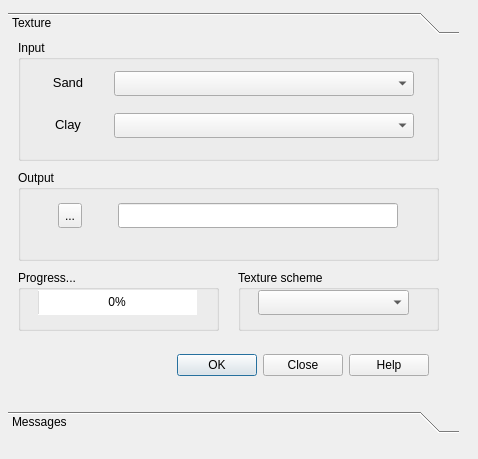
<?xml version="1.0" encoding="UTF-8"?>
<ui version="4.0">
 <class>SoilTexture</class>
 <widget class="QDialog" name="SoilTexture">
  <property name="geometry">
   <rect>
    <x>0</x>
    <y>0</y>
    <width>478</width>
    <height>459</height>
   </rect>
  </property>
  <property name="windowTitle">
   <string>SoilTexture</string>
  </property>
  <widget class="QToolBox" name="toolBox">
   <property name="geometry">
    <rect>
     <x>8</x>
     <y>12</y>
     <width>451</width>
     <height>421</height>
    </rect>
   </property>
   <property name="currentIndex">
    <number>0</number>
   </property>
   <widget class="QWidget" name="TexturePage">
    <property name="geometry">
     <rect>
      <x>0</x>
      <y>0</y>
      <width>451</width>
      <height>367</height>
     </rect>
    </property>
    <attribute name="label">
     <string>Texture</string>
    </attribute>
    <widget class="QGroupBox" name="groupBox_5">
     <property name="geometry">
      <rect>
       <x>230</x>
       <y>230</y>
       <width>201</width>
       <height>61</height>
      </rect>
     </property>
     <property name="title">
      <string>Texture scheme</string>
     </property>
     <widget class="QComboBox" name="cmbSchema">
      <property name="geometry">
       <rect>
        <x>20</x>
        <y>20</y>
        <width>151</width>
        <height>25</height>
       </rect>
      </property>
      <property name="minimumSize">
       <size>
        <width>0</width>
        <height>25</height>
       </size>
      </property>
      <property name="maximumSize">
       <size>
        <width>16777215</width>
        <height>25</height>
       </size>
      </property>
     </widget>
    </widget>
    <widget class="QGroupBox" name="groupBox">
     <property name="geometry">
      <rect>
       <x>10</x>
       <y>0</y>
       <width>421</width>
       <height>121</height>
      </rect>
     </property>
     <property name="title">
      <string>Input </string>
     </property>
     <widget class="QWidget" name="gridLayoutWidget_4">
      <property name="geometry">
       <rect>
        <x>10</x>
        <y>20</y>
        <width>401</width>
        <height>91</height>
       </rect>
      </property>
      <layout class="QGridLayout" name="gridLayout_3">
       <item row="1" column="0">
        <widget class="QLabel" name="lblClay">
         <property name="maximumSize">
          <size>
           <width>50</width>
           <height>20</height>
          </size>
         </property>
         <property name="text">
          <string>&lt;!DOCTYPE HTML PUBLIC &quot;-//W3C//DTD HTML 4.0//EN&quot; &quot;http://www.w3.org/TR/REC-html40/strict.dtd&quot;&gt;
&lt;html&gt;&lt;head&gt;&lt;meta name=&quot;qrichtext&quot; content=&quot;1&quot; /&gt;&lt;style type=&quot;text/css&quot;&gt;
p, li { white-space: pre-wrap; }
&lt;/style&gt;&lt;/head&gt;&lt;body style=&quot; font-family:'MS Shell Dlg 2'; font-size:8.25pt; font-weight:400; font-style:normal;&quot;&gt;
&lt;p align=&quot;center&quot; style=&quot; margin-top:0px; margin-bottom:0px; margin-left:0px; margin-right:0px; -qt-block-indent:0; text-indent:0px;&quot;&gt;&lt;span style=&quot; font-size:10pt;&quot;&gt;Clay&lt;/span&gt;&lt;/p&gt;&lt;/body&gt;&lt;/html&gt;</string>
         </property>
        </widget>
       </item>
       <item row="0" column="0">
        <widget class="QLabel" name="lblSand">
         <property name="maximumSize">
          <size>
           <width>50</width>
           <height>20</height>
          </size>
         </property>
         <property name="autoFillBackground">
          <bool>false</bool>
         </property>
         <property name="text">
          <string>&lt;!DOCTYPE HTML PUBLIC &quot;-//W3C//DTD HTML 4.0//EN&quot; &quot;http://www.w3.org/TR/REC-html40/strict.dtd&quot;&gt;
&lt;html&gt;&lt;head&gt;&lt;meta name=&quot;qrichtext&quot; content=&quot;1&quot; /&gt;&lt;style type=&quot;text/css&quot;&gt;
p, li { white-space: pre-wrap; }
&lt;/style&gt;&lt;/head&gt;&lt;body style=&quot; font-family:'MS Shell Dlg 2'; font-size:8.25pt; font-weight:400; font-style:normal;&quot;&gt;
&lt;p align=&quot;center&quot; style=&quot; margin-top:0px; margin-bottom:0px; margin-left:0px; margin-right:0px; -qt-block-indent:0; text-indent:0px;&quot;&gt;&lt;span style=&quot; font-size:10pt;&quot;&gt;Sand&lt;/span&gt;&lt;/p&gt;&lt;/body&gt;&lt;/html&gt;</string>
         </property>
         <property name="margin">
          <number>1</number>
         </property>
        </widget>
       </item>
       <item row="1" column="1">
        <widget class="QComboBox" name="cmbClay">
         <property name="minimumSize">
          <size>
           <width>280</width>
           <height>25</height>
          </size>
         </property>
         <property name="maximumSize">
          <size>
           <width>300</width>
           <height>25</height>
          </size>
         </property>
         <property name="layoutDirection">
          <enum>Qt::LeftToRight</enum>
         </property>
        </widget>
       </item>
       <item row="0" column="1">
        <widget class="QComboBox" name="cmbSand">
         <property name="minimumSize">
          <size>
           <width>280</width>
           <height>25</height>
          </size>
         </property>
         <property name="maximumSize">
          <size>
           <width>300</width>
           <height>25</height>
          </size>
         </property>
         <property name="layoutDirection">
          <enum>Qt::LeftToRight</enum>
         </property>
        </widget>
       </item>
      </layout>
     </widget>
    </widget>
    <widget class="QWidget" name="gridLayoutWidget">
     <property name="geometry">
      <rect>
       <x>20</x>
       <y>300</y>
       <width>401</width>
       <height>52</height>
      </rect>
     </property>
     <layout class="QGridLayout" name="gridLayout_5">
      <item row="0" column="1">
       <widget class="QDialogButtonBox" name="buttonBox">
        <property name="minimumSize">
         <size>
          <width>0</width>
          <height>25</height>
         </size>
        </property>
        <property name="maximumSize">
         <size>
          <width>16777215</width>
          <height>25</height>
         </size>
        </property>
        <property name="layoutDirection">
         <enum>Qt::LeftToRight</enum>
        </property>
        <property name="autoFillBackground">
         <bool>true</bool>
        </property>
        <property name="standardButtons">
         <set>QDialogButtonBox::Close|QDialogButtonBox::Ok</set>
        </property>
       </widget>
      </item>
      <item row="0" column="2">
       <widget class="QPushButton" name="btnHelp">
        <property name="text">
         <string>Help</string>
        </property>
       </widget>
      </item>
     </layout>
    </widget>
    <widget class="QGroupBox" name="groupBox_4">
     <property name="geometry">
      <rect>
       <x>10</x>
       <y>230</y>
       <width>201</width>
       <height>61</height>
      </rect>
     </property>
     <property name="styleSheet">
      <string notr="true">border-color: rgb(4, 4, 4);</string>
     </property>
     <property name="title">
      <string>Progress...</string>
     </property>
     <widget class="QProgressBar" name="progressBar">
      <property name="geometry">
       <rect>
        <x>20</x>
        <y>20</y>
        <width>159</width>
        <height>25</height>
       </rect>
      </property>
      <property name="value">
       <number>0</number>
      </property>
      <property name="alignment">
       <set>Qt::AlignCenter</set>
      </property>
     </widget>
    </widget>
    <widget class="QGroupBox" name="groupBox_2">
     <property name="geometry">
      <rect>
       <x>10</x>
       <y>130</y>
       <width>421</width>
       <height>91</height>
      </rect>
     </property>
     <property name="title">
      <string>Output </string>
     </property>
     <widget class="QWidget" name="gridLayoutWidget_2">
      <property name="geometry">
       <rect>
        <x>10</x>
        <y>20</y>
        <width>401</width>
        <height>51</height>
       </rect>
      </property>
      <layout class="QGridLayout" name="gridLayout">
       <item row="2" column="1">
        <widget class="QLineEdit" name="lineOutput">
         <property name="minimumSize">
          <size>
           <width>280</width>
           <height>25</height>
          </size>
         </property>
         <property name="maximumSize">
          <size>
           <width>280</width>
           <height>25</height>
          </size>
         </property>
        </widget>
       </item>
       <item row="2" column="0">
        <widget class="QToolButton" name="btnOutput">
         <property name="minimumSize">
          <size>
           <width>0</width>
           <height>25</height>
          </size>
         </property>
         <property name="maximumSize">
          <size>
           <width>16777215</width>
           <height>25</height>
          </size>
         </property>
         <property name="text">
          <string>...</string>
         </property>
        </widget>
       </item>
      </layout>
     </widget>
    </widget>
   </widget>
   <widget class="QWidget" name="MessagesPage">
    <property name="geometry">
     <rect>
      <x>0</x>
      <y>0</y>
      <width>451</width>
      <height>367</height>
     </rect>
    </property>
    <attribute name="label">
     <string>Messages</string>
    </attribute>
    <widget class="QGroupBox" name="groupBox_3">
     <property name="geometry">
      <rect>
       <x>10</x>
       <y>12</y>
       <width>441</width>
       <height>341</height>
      </rect>
     </property>
     <property name="title">
      <string>Messages</string>
     </property>
     <widget class="QTextEdit" name="textEdit">
      <property name="geometry">
       <rect>
        <x>10</x>
        <y>20</y>
        <width>411</width>
        <height>311</height>
       </rect>
      </property>
     </widget>
    </widget>
   </widget>
  </widget>
 </widget>
 <resources/>
 <connections/>
</ui>
